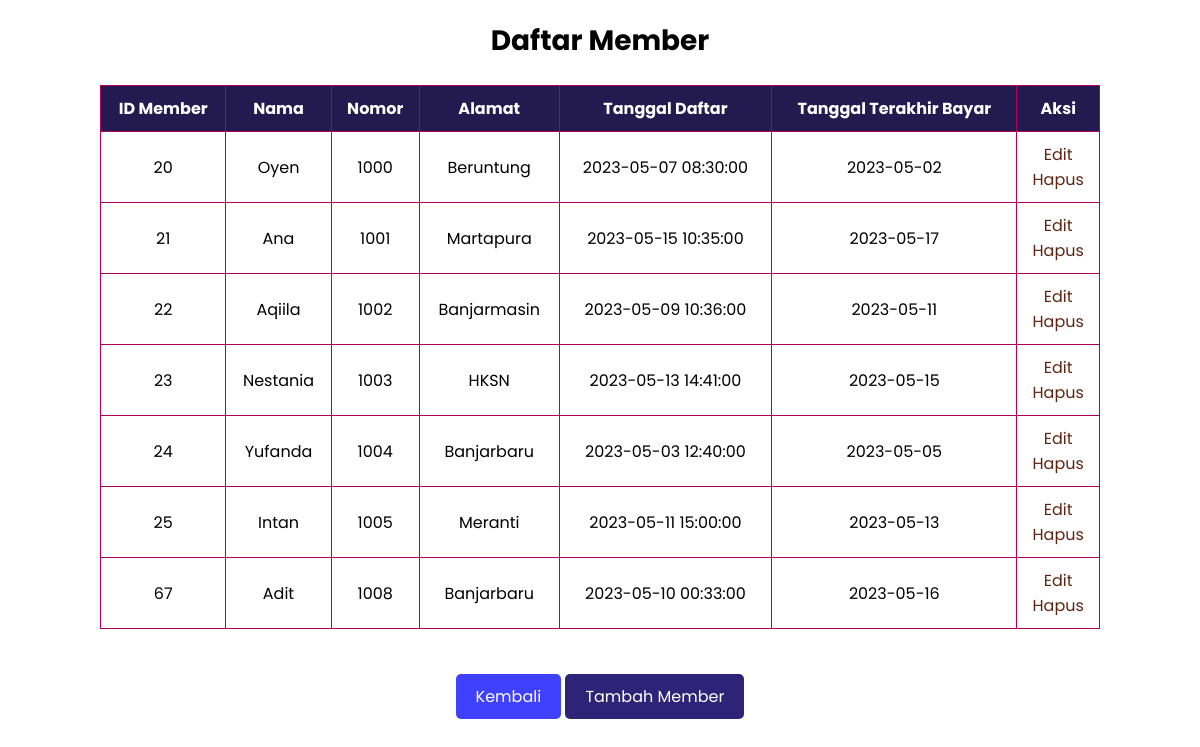
The page /Member.php on the database its author committed.
### tables this page shows
CREATE TABLE `member` (
  `id_member` int(20) NOT NULL,
  `nama_member` varchar(250) NOT NULL,
  `nomor_member` varchar(15) NOT NULL,
  `alamat` text NOT NULL,
  `tgl_mendaftar` datetime NOT NULL,
  `tgl_terakhir_bayar` date NOT NULL
);

### Koneksi.php (called while the page is built)
<?php
function koneksi()
{
    try {
        $dbh = new PDO('mysql:host=localhost;dbname=perpustakaan', "root", "");
        $dbh->setAttribute( PDO::ATTR_ERRMODE, PDO::ERRMODE_EXCEPTION );
      }
      catch (PDOException $e) {
        print "Koneksi atau query bermasalah: " . $e->getMessage() . "<br/>";
        die();
      }
    return $dbh;
}
?>

### Model.php (the view, shortened to what this page needs)
<?php
require("Koneksi.php");
function tampilmember() {
    $stmt = koneksi()->prepare("SELECT * FROM member");
    $stmt->execute();
    $result = $stmt -> fetchAll();
    if(!empty($result)){
        foreach ($result as $member) {
            echo "<tr>";
            echo "<td>". $member['id_member']."</td>";
            echo "<td>". $member['nama_member']."</td>";
            echo "<td>". $member['nomor_member']."</td>";
            echo "<td>". $member['alamat']."</td>";
            echo "<td>". $member['tgl_mendaftar']."</td>";
            echo "<td>". $member['tgl_terakhir_bayar']."</td>";
            echo "<td>"."<a href = 'FormMember.php?id_member=".$member['id_member']."'>Edit </a><br>";
            echo "<a href='Member.php?id_member=" . $member['id_member'] . "' onclick=\"return confirm('Yakin Akan Menghapus ?')\">Hapus </a> </td>";
            echo "</tr>";
        }
    }
}
?>

### Member.php (style rules this page uses)
body { width: 1000px; margin: auto; background-color: #ffffff; font-family: 'Poppins', sans-serif; padding: 20px; }
th, td { padding: 8px; text-align: center; border: 1px solid #b0005f; font-style: normal; }
td { background-color: #FFFFFF; padding: 10px; }
a { text-decoration: none; color: #5E2612; }

### rows shown on the page
member: id_member "20", nama_member "Oyen", nomor_member "1000", alamat "Beruntung", tgl_mendaftar "2023-05-07 08:30:00", tgl_terakhir_bayar "2023-05-02"
member: id_member "21", nama_member "Ana", nomor_member "1001", alamat "Martapura", tgl_mendaftar "2023-05-15 10:35:00", tgl_terakhir_bayar "2023-05-17"
member: id_member "22", nama_member "Aqiila", nomor_member "1002", alamat "Banjarmasin", tgl_mendaftar "2023-05-09 10:36:00", tgl_terakhir_bayar "2023-05-11"
member: id_member "23", nama_member "Nestania", nomor_member "1003", alamat "HKSN", tgl_mendaftar "2023-05-13 14:41:00", tgl_terakhir_bayar "2023-05-15"
member: id_member "24", nama_member "Yufanda", nomor_member "1004", alamat "Banjarbaru", tgl_mendaftar "2023-05-03 12:40:00", tgl_terakhir_bayar "2023-05-05"
member: id_member "25", nama_member "Intan", nomor_member "1005", alamat "Meranti", tgl_mendaftar "2023-05-11 15:00:00", tgl_terakhir_bayar "2023-05-13"
member: id_member "67", nama_member "Adit", nomor_member "1008", alamat "Banjarbaru", tgl_mendaftar "2023-05-10 00:33:00", tgl_terakhir_bayar "2023-05-16"
